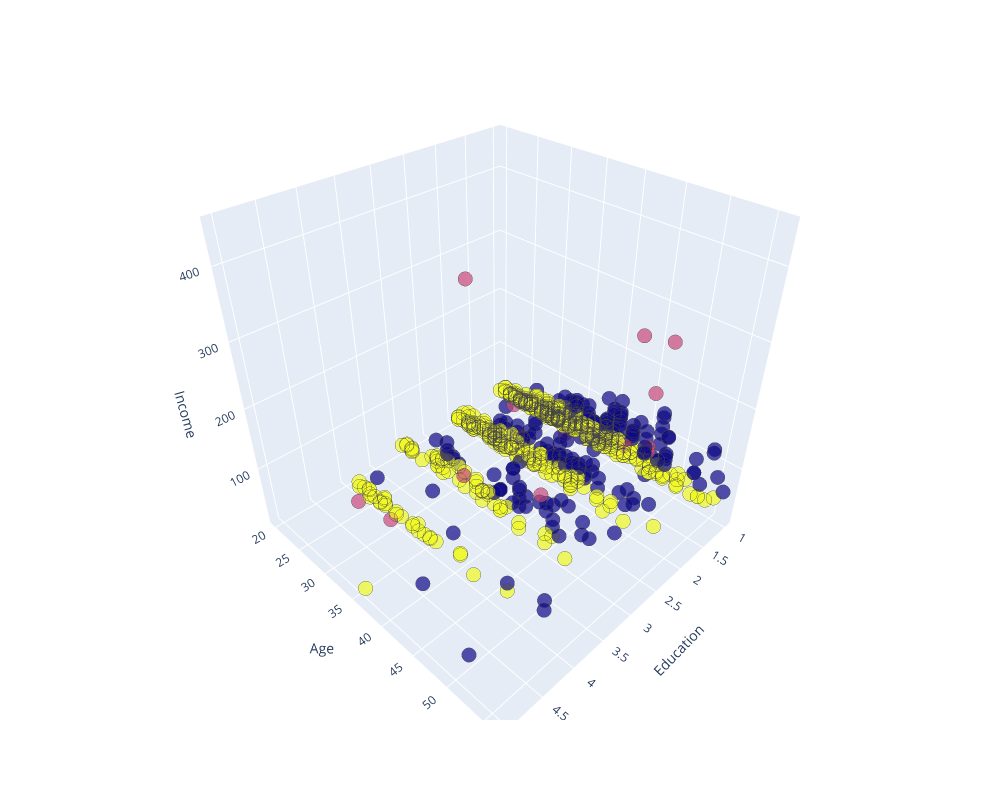

Source (notebook cell):
### Markdown cell above
We can also see this distribution in 3 dimensions for better understanding. Here, the education parameter will represent the third axis instead of the marker size.

### Code cell
# Create interactive 3D scatter plot
fig = px.scatter_3d(X, x=1, y=0, z=3, opacity=0.7, color=labels.astype(float))

fig.update_traces(marker=dict(size=5, line=dict(width=.25)), showlegend=False)
fig.update_layout(coloraxis_showscale=False, width=1000, height=800, scene=dict(
        xaxis=dict(title='Education'),
        yaxis=dict(title='Age'),
        zaxis=dict(title='Income')
    ))  # Remove color bar, resize plot

fig.show()

### Figure 1 — Plotly figure (JSON) as saved in the notebook; plotly's stock layout.template omitted (floating-point values rounded to 4 significant figures; data arrays with more than 128 entries replaced by an {"elided": "..."} marker saying what was removed)
{"data": [{"hovertemplate": "1=%{x}<br>0=%{y}<br>3=%{z}<br>color=%{marker.color}<extra></extra>", "legendgroup": "", "marker": {"color": {"elided": "700 int values"}, "coloraxis": "coloraxis", "line": {"width": 0.25}, "opacity": 0.7, "size": 5, "symbol": "circle"}, "mode": "markers", "name": "", "scene": "scene", "showlegend": false, "type": "scatter3d", "x": {"elided": "700 int values"}, "y": {"elided": "700 int values"}, "z": {"elided": "700 int values"}}], "layout": {"coloraxis": {"colorbar": {"title": {"text": "color"}}, "colorscale": [[0, "#0d0887"], [0.1111, "#46039f"], [0.2222, "#7201a8"], [0.3333, "#9c179e"], [0.4444, "#bd3786"], [0.5556, "#d8576b"], [0.6667, "#ed7953"], [0.7778, "#fb9f3a"], [0.8889, "#fdca26"], [1, "#f0f921"]], "showscale": false}, "height": 800, "legend": {"tracegroupgap": 0}, "margin": {"t": 60}, "scene": {"domain": {"x": [0, 1], "y": [0, 1]}, "xaxis": {"title": {"text": "Education"}}, "yaxis": {"title": {"text": "Age"}}, "zaxis": {"title": {"text": "Income"}}}, "width": 1000}}
